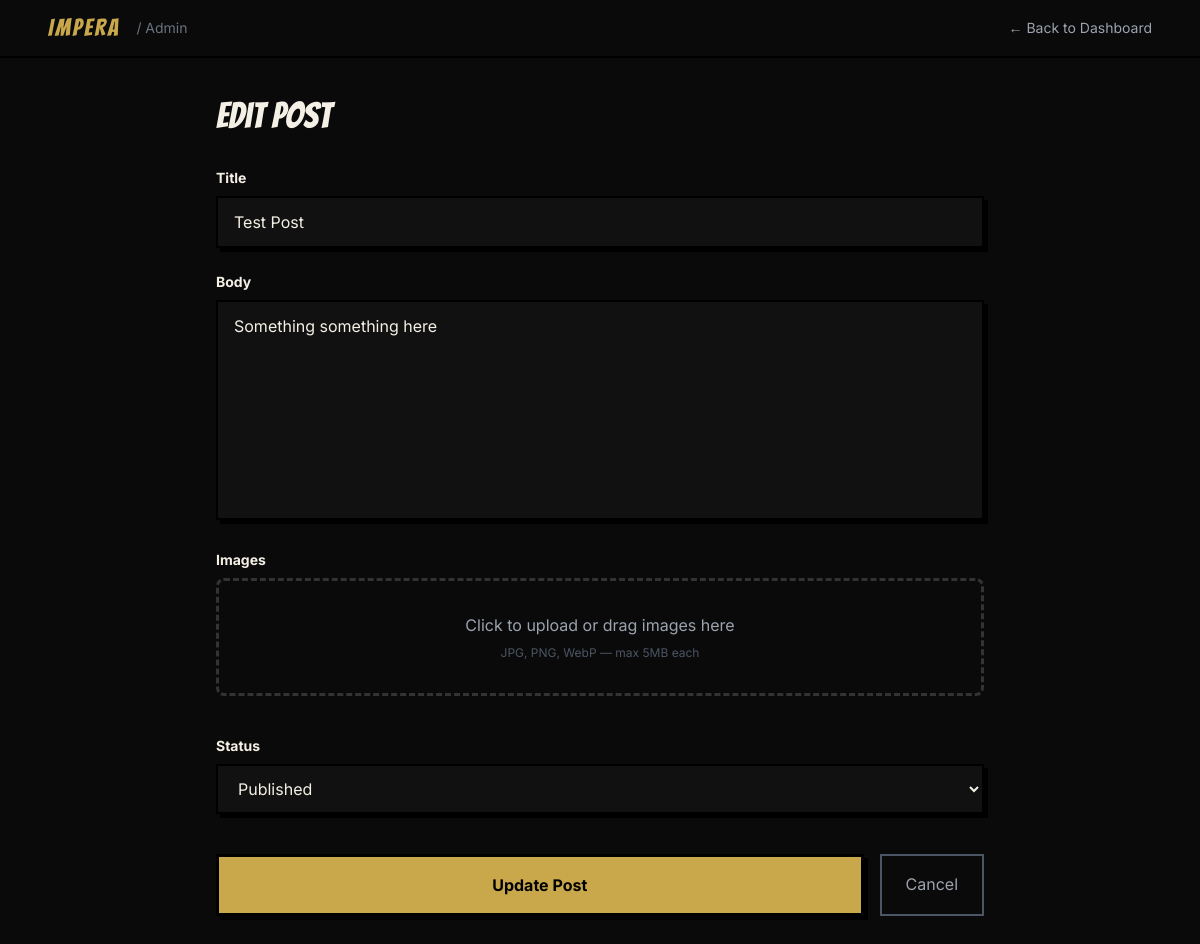
The page /admin/posts/1 (signed in) on the database its author committed.
### tables this page shows
CREATE TABLE posts (
            id INTEGER PRIMARY KEY AUTOINCREMENT,
            title TEXT NOT NULL,
            body TEXT NOT NULL,
            author_id INTEGER NOT NULL,
            status TEXT CHECK(status IN ('draft', 'published')) DEFAULT 'draft',
            created_at TIMESTAMP DEFAULT CURRENT_TIMESTAMP,
            updated_at TIMESTAMP DEFAULT CURRENT_TIMESTAMP,
            FOREIGN KEY (author_id) REFERENCES users(id)
        );

### main.py (the view)
@app.get("/admin/posts/{post_id}", response_class=HTMLResponse)
async def edit_post_page(request: Request, post_id: int):
    user = get_current_user(request)
    if not user:
        return RedirectResponse("/masukgan", status_code=302)
    conn = get_db()
    cursor = conn.cursor()
    cursor.execute("SELECT * FROM posts WHERE id = ?", (post_id,))
    post = cursor.fetchone()
    if not post:
        conn.close()
        raise HTTPException(status_code=404, detail="Post not found")
    cursor.execute("SELECT * FROM post_images WHERE post_id = ? ORDER BY display_order", (post_id,))
    images = cursor.fetchall()
    conn.close()
    return templates.TemplateResponse(request, "post_form.html", {
        "request": request,
        "post": post,
        "images": images,
        "user": user
    })

### app/templates/post_form.html (shortened to what this page needs)
<!DOCTYPE html>
<html lang="en">
<head>
    <script src="https://cdn.tailwindcss.com"></script>
</head>
<body class="bg-[#0a0a0a] text-[#F5F0E6]">
    <nav class="fixed top-0 w-full z-50 bg-[#0a0a0a]/90 border-b-2 border-black">
        <div class="max-w-6xl mx-auto px-6 py-3 flex items-center justify-between">
            <div class="flex items-center gap-4">
                <span class="text-2xl font-display tracking-widest text-accent">IMPERA</span>
                <span class="text-sm text-gray-500">/ Admin</span>
            </div>
            <a href="/admin" class="text-sm text-gray-400 hover:text-accent">← Back to Dashboard</a>
        </div>
    </nav>
    <div class="pt-24 px-6 pb-12">
        <div class="max-w-3xl mx-auto">
            <h1 class="text-4xl font-display mb-8">{{ 'Edit Post' if post else 'New Post' }}</h1>
            <form action="/admin/posts{% if post %}/{{ post.id }}{% endif %}" method="POST" enctype="multipart/form-data" class="space-y-6">
                <div>
                    <label class="block text-sm font-bold mb-2">Title</label>
                    <input
                        type="text"
                        name="title"
                        required
                        value="{{ post.title if post else '' }}"
                        class="w-full bg-panel border-2 border-black px-4 py-3 focus:outline-none focus:border-accent comic-border"
                        placeholder="Enter post title"
                    >
                </div>
                <div>
                    <label class="block text-sm font-bold mb-2">Body</label>
                    <textarea
                        name="body"
                        required
                        rows="8"
                        class="w-full bg-panel border-2 border-black px-4 py-3 focus:outline-none focus:border-accent comic-border resize-none"
                        placeholder="Write your post content..."
                    >{{ post.body if post else '' }}</textarea>
                </div>
                <div>
                    <label class="block text-sm font-bold mb-2">Images</label>
                    <div
                        id="dropzone"
                        class="dropzone rounded-lg p-8 text-center cursor-pointer"
                        onclick="document.getElementById('fileInput').click()"
                    >
                        <p class="text-gray-400">Click to upload or drag images here</p>
                        <p class="text-xs text-gray-600 mt-2">JPG, PNG, WebP — max 5MB each</p>
                    </div>
                </div>
                <div>
                    <label class="block text-sm font-bold mb-2">Status</label>
                    <select name="status" class="w-full bg-panel border-2 border-black px-4 py-3 focus:outline-none focus:border-accent comic-border">
                        <option value="published" {% if post and post.status == 'published' %}selected{% endif %}>Published</option>
                    </select>
                </div>
                <div class="flex gap-4 pt-4">
                    <button
                        type="submit"
                        class="flex-1 bg-accent text-black font-bold py-4 hover:bg-accent-light transition-colors comic-border"
                    >
                        {{ 'Update Post' if post else 'Create Post' }}
                    </button>
                    <a
                        href="/admin"
                        class="px-6 py-4 border-2 border-gray-600 text-gray-400 hover:border-gray-400 hover:text-white transition-colors"
                    >
                        Cancel
                    </a>
                </div>
            </form>
        </div>
    </div>
</body>
</html>

### app/templates/post_form.html (style rules this page uses)
body { font-family: 'Inter', sans-serif; }
.comic-border { border: 3px solid #000; box-shadow: 4px 4px 0px #000; }
.dropzone { border: 3px dashed #333; transition: border-color 0.2s, background 0.2s; }

### rows shown on the page
posts: title "Test Post", body "Something something here", status "Published"

### other values the page prints
{{ 'Edit Post' if post else 'New Post' }} "Edit Post"
{{ 'Update Post' if post else 'Create Post' }} "Update Post"
